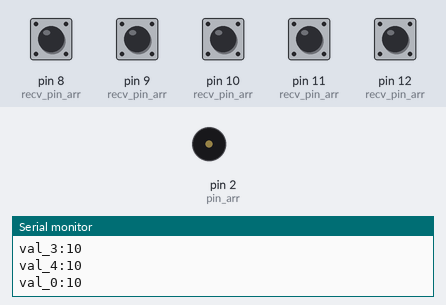
Simulated run of this sketch. Board: Arduino Uno, built with avr-gcc and run on an emulated ATmega328P. On the bench: buzzer (waves = sounding), the last lines printed to the serial monitor. Inputs (shaded band) come from the test bench; at power-on: pin 8 (recv_pin_arr), pin 9 (recv_pin_arr), pin 10 (recv_pin_arr), pin 11 (recv_pin_arr), pin 12 (recv_pin_arr) HIGH.

Above: at 1.2 s.
1.3 s: pin 9 (recv_pin_arr) pulled LOW for 1 s
At 2.1 s:
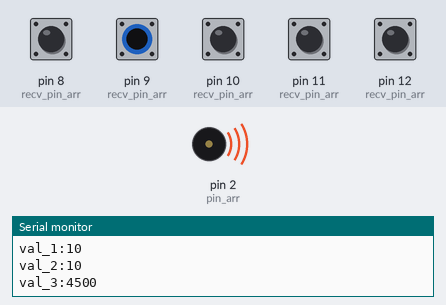
3.8 s: pin 8 (recv_pin_arr) pulled LOW for 0.15 s
At 5.0 s:
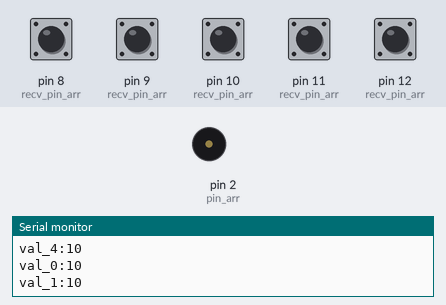
6.9 s: pin 10 (recv_pin_arr) pulled LOW for 0.15 s
At 7.6 s:
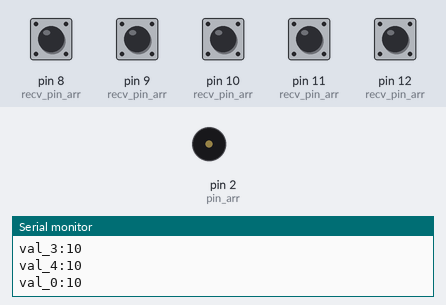
8.5 s: pin 11 (recv_pin_arr) pulled LOW for 0.15 s
At 9.1 s:
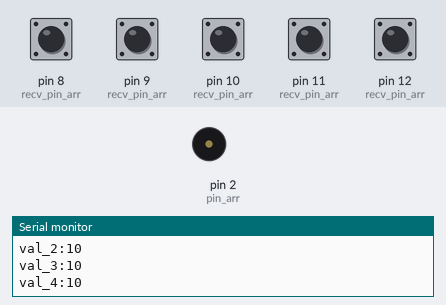
11.6 s: pin 12 (recv_pin_arr) pulled LOW for 1 s
At 12.4 s:
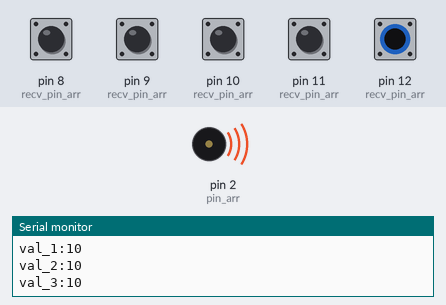
15.6 s: pin 8 (recv_pin_arr) pulled LOW for 1 s
At 17.3 s:
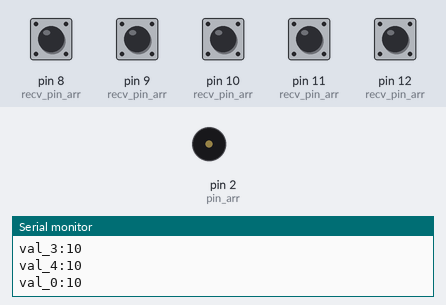
Timing chart, 0 to 18.8 s (numbered marks = the images above; inputs shaded):
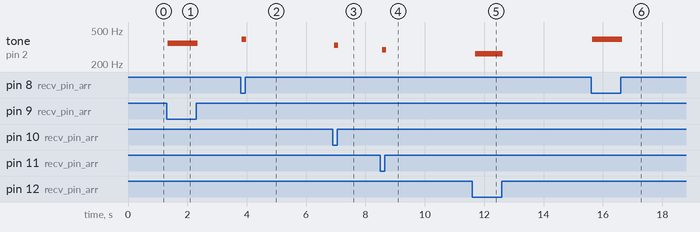

The sketch:

capacitive_piano.ino
```cpp
#define NOTE_B0  31
#define NOTE_C1  33
#define NOTE_CS1 35
#define NOTE_D1  37
#define NOTE_DS1 39
#define NOTE_E1  41
#define NOTE_F1  44
#define NOTE_FS1 46
#define NOTE_G1  49
#define NOTE_GS1 52
#define NOTE_A1  55
#define NOTE_AS1 58
#define NOTE_B1  62
#define NOTE_C2  65
#define NOTE_CS2 69
#define NOTE_D2  73
#define NOTE_DS2 78
#define NOTE_E2  82
#define NOTE_F2  87
#define NOTE_FS2 93
#define NOTE_G2  98
#define NOTE_GS2 104
#define NOTE_A2  110
#define NOTE_AS2 117
#define NOTE_B2  123
#define NOTE_C3  131
#define NOTE_CS3 139
#define NOTE_D3  147
#define NOTE_DS3 156
#define NOTE_E3  165
#define NOTE_F3  175
#define NOTE_FS3 185
#define NOTE_G3  196
#define NOTE_GS3 208
#define NOTE_A3  220
#define NOTE_AS3 233
#define NOTE_B3  247
#define NOTE_C4  262
#define NOTE_CS4 277
#define NOTE_D4  294
#define NOTE_DS4 311
#define NOTE_E4  330
#define NOTE_F4  349
#define NOTE_FS4 370
#define NOTE_G4  392
#define NOTE_GS4 415
#define NOTE_A4  440
#define NOTE_AS4 466
#define NOTE_B4  494
#define NOTE_C5  523
#define NOTE_CS5 554
#define NOTE_D5  587
#define NOTE_DS5 622
#define NOTE_E5  659
#define NOTE_F5  698
#define NOTE_FS5 740
#define NOTE_G5  784
#define NOTE_GS5 831
#define NOTE_A5  880
#define NOTE_AS5 932
#define NOTE_B5  988
#define NOTE_C6  1047
#define NOTE_CS6 1109
#define NOTE_D6  1175
#define NOTE_DS6 1245
#define NOTE_E6  1319
#define NOTE_F6  1397
#define NOTE_FS6 1480
#define NOTE_G6  1568
#define NOTE_GS6 1661
#define NOTE_A6  1760
#define NOTE_AS6 1865
#define NOTE_B6  1976
#define NOTE_C7  2093
#define NOTE_CS7 2217
#define NOTE_D7  2349
#define NOTE_DS7 2489
#define NOTE_E7  2637
#define NOTE_F7  2794
#define NOTE_FS7 2960
#define NOTE_G7  3136
#define NOTE_GS7 3322
#define NOTE_A7  3520
#define NOTE_AS7 3729
#define NOTE_B7  3951
#define NOTE_C8  4186
#define NOTE_CS8 4435
#define NOTE_D8  4699
#define NOTE_DS8 4978

//Special pins
#define A0 14
#define A1 15
#define A2 16
#define A3 17
#define A4 18
#define A5 19


#include <Tone.h>
#include <CapacitiveSensor.h>
//#include <ArduinoSTL.h>


const int num_speaker = 3;
const int num_key = 5;


Tone* tone_arr[num_speaker];
int playing_arr[num_speaker];

int pin_arr[num_speaker]={2,3,4};

bool current_arr[num_key];
//int val_arr[num_key];


int send_pin_arr[num_key]={A1,A2,A3,A4,A5};
int recv_pin_arr[num_key]={12,11,10,9,8};

int thres=400;


CapacitiveSensor* cap_arr[num_key];
int note_arr[num_key] = {NOTE_C4,NOTE_D4,NOTE_E4,NOTE_F4,NOTE_G4};


void setup() {
  Serial.begin(9600);

  for(int i=0;i<num_speaker;i++){
    tone_arr[i] = new Tone();
    tone_arr[i]->begin(pin_arr[i]);
  }

  for(int i=0;i<num_key;i++){
    cap_arr[i] = new CapacitiveSensor(send_pin_arr[i],recv_pin_arr[i]);
  }


}


void loop() {

  for(int i=0;i<num_key;i++ ){
    long val = cap_arr[i]->capacitiveSensor(30);
    Serial.print("val_");
    Serial.print(i);
    Serial.print(":");
    Serial.println(val);
    if(val>thres){
      int occupied=0;
      for(int k=0;k<num_key;k++){
        if(current_arr[k]){
          occupied+=1;
        }
      }
      if(occupied<num_speaker){
        current_arr[i]=true;
      }
    }else{
      for(int j=0;j<num_speaker;j++){
        if(playing_arr[j]==i){
          if(tone_arr[j]->isPlaying()){
            tone_arr[j]->stop();
            //delay(10);
          }
        }
      }
      current_arr[i]=false;
    }

  }

  int count=0;
  for(int i=0;i<num_key;i++){
    if(current_arr[i]){
      if(!(tone_arr[count]->isPlaying())){
        tone_arr[count]->play(note_arr[i]);
        playing_arr[count]=i;
        count+=1;
      }
    }
  }


}
```

Measured:
- after the input at 1.3 s, tone on pin 2 (pin_arr): silent → 349 Hz at once, → silent 1.0 s later
- after the input at 3.8 s, tone on pin 2 (pin_arr): silent → 392 Hz at once, → silent 0.16 s later
- after the input at 6.9 s, tone on pin 2 (pin_arr): silent → 330 Hz after 0.05 s, → silent 0.14 s later
- after the input at 8.5 s, tone on pin 2 (pin_arr): silent → 294 Hz after 0.07 s, → silent 0.13 s later
- after the input at 11.6 s, tone on pin 2 (pin_arr): silent → 262 Hz after 0.10 s, → silent 0.93 s later
- after the input at 15.6 s, tone on pin 2 (pin_arr): silent → 392 Hz at once, → silent 1.0 s later
